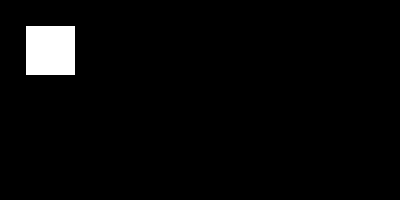
Frame 1 (no input)
Frame 60 (the mouse pressed at the canvas centre just before this capture): identical to frame 1, image omitted
Frame 120 (the mouse held since frame 60 and released just before this capture): identical to frame 1, image omitted

The Processing sketch that drew this single still picture (run headless with seeded random() and noise(); from frame 60 on, the mouse is pressed at the canvas centre):

// Processing sketch: Program_9_8
// ── Program_9_8.pde
//event keyboard_2 dengan tombol anak panah
void setup(){
  size(400,200);
  background(0);
}

color warna=color(255);
void draw (){
  fill(warna);
  rect(25,25,50,50);
}
void keyPressed(){
  if(key==CODED){
    if(keyCode==LEFT){
      warna=color(255,255,0);
    }
    else if(keyCode==RIGHT){
      warna=color(0,255,0);
    }
  }
}
